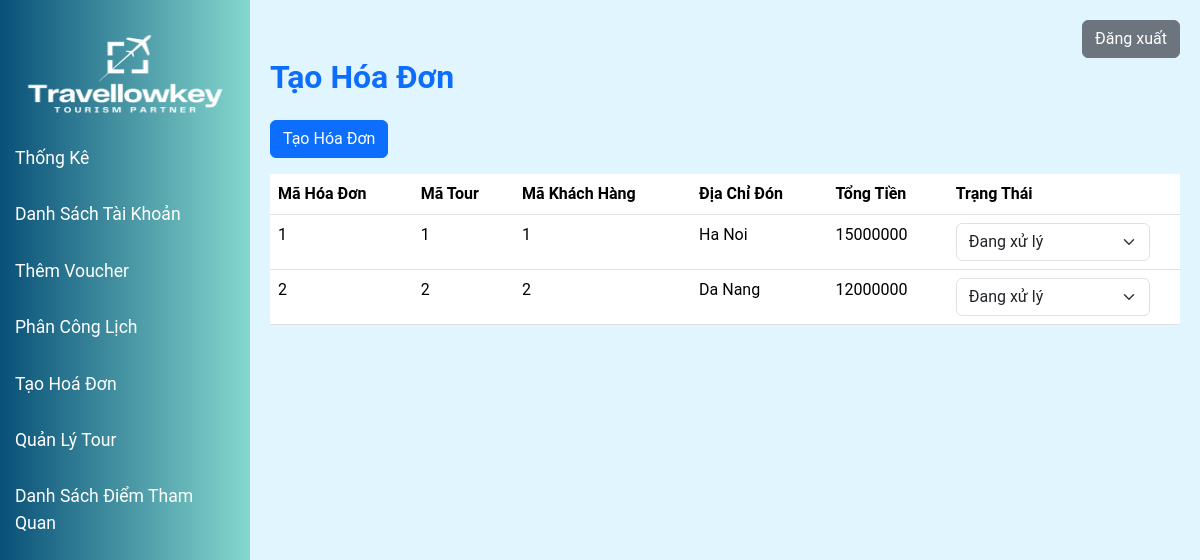
The app's page /modules/manager_home/manager_bill.php with its own data.
### tables this page shows
CREATE TABLE `bill` (
  `billCode` int(11) NOT NULL AUTO_INCREMENT,
  `numberOfPeople` int(11) DEFAULT NULL,
  `address` varchar(255) DEFAULT NULL,
  `total` float DEFAULT NULL,
  `status` varchar(50) DEFAULT NULL,
  `formCode` int(11) DEFAULT NULL,
  `voucherCode` varchar(20) DEFAULT NULL,
  `tourCode` int(11) DEFAULT NULL,
  `customerCode` int(11) DEFAULT NULL,
  PRIMARY KEY (`billCode`),
  KEY `formCode` (`formCode`),
  KEY `voucherCode` (`voucherCode`),
  KEY `tourCode` (`tourCode`),
  KEY `customerCode` (`customerCode`),
  CONSTRAINT `bill_ibfk_1` FOREIGN KEY (`formCode`) REFERENCES `tourbookingform` (`formCode`),
  CONSTRAINT `bill_ibfk_2` FOREIGN KEY (`voucherCode`) REFERENCES `voucher` (`voucherCode`),
  CONSTRAINT `bill_ibfk_3` FOREIGN KEY (`tourCode`) REFERENCES `tour` (`tourCode`),
  CONSTRAINT `bill_ibfk_4` FOREIGN KEY (`customerCode`) REFERENCES `customer` (`customerCode`)
);

### models/mBill.php (called while the page is built, shortened)
<?php
include_once(__DIR__ . "/clsKetNoi.php");
class modelBill
{
    private $conn;
    function __construct()
    {
        $p = new clsKetNoi();
        $this->conn = $p->ketNoiDB();
    }
    function getAllBills()
    {
        if ($this->conn) {
            $query = "SELECT * FROM bill";
            $result = $this->conn->query($query);
            $bills = [];
            while ($row = $result->fetch_assoc()) {
                $bills[] = $row;
            }
            return $bills;
        } else {
            return false;
        }
    }
}

### models/clsKetNoi.php (called while the page is built, shortened)
<?php
class clsKetNoi {
    function ketNoiDB() {
        $this->conn = new mysqli("localhost", "root", "", "ptud");
        return $this->conn;
    }
}
?>

### modules/manager_home/manager_bill.php (the view, shortened to what this page needs)
<?php
include_once("../../models/mBill.php");
$billModel = new modelBill();
$bills = $billModel->getAllBills();
?>
<!DOCTYPE html>
<html lang="vi">
<head>
    <link rel="stylesheet" href="/Tour_management/asset/css/bootstrap.min.css">
    <link rel="stylesheet" href="/Tour_management/asset/css/manager_home.css">
</head>
<body>
    <div class="sidebar">
        <a href="/Tour_management/index.php" style="max-width: 100%;">
            <img id="logo" src="/Tour_management/asset/images/travellowkey_logo.png" alt="Logo">
        </a>
        <a href="/Tour_management/modules/manager_home/manager_home.php">Thống Kê</a>
        <a href="/Tour_management/modules/manager_home/manager_employee.php">Danh Sách Tài Khoản</a>
        <a href="/Tour_management/modules/manager_home/manager_voucher.php">Thêm Voucher</a>
        <a href="/Tour_management/modules/manager_home/assign.php">Phân Công Lịch</a>
        <a href="#">Tạo Hoá Đơn</a>
        <a href="#">Quản Lý Tour</a>
        <a href="#">Danh Sách Điểm Tham Quan</a>
    </div>
    <div class="content">
        <div class="col">
            <div class="text-end">
                <form action="/Tour_management/index.php" method="POST">
                    <button type="submit" name="logout" class="btn btn-secondary">Đăng xuất</button>
                </form>
            </div>
        </div>
        <h2 class="text-primary fw-bold mb-4">Tạo Hóa Đơn</h2>
        <button class="btn btn-primary mb-3" data-bs-toggle="modal" data-bs-target="#createInvoiceModal">Tạo Hóa Đơn</button>
        <div class="row mb-4">
            <div class="col-md-12">
                <table class="table">
                    <thead>
                        <tr>
                            <th scope="col">Mã Hóa Đơn</th>
                            <th scope="col">Mã Tour</th>
                            <th scope="col">Mã Khách Hàng</th>
                            <th scope="col">Địa Chỉ Đón</th>
                            <th scope="col">Tổng Tiền</th>
                            <th scope="col">Trạng Thái</th>
                            <th scope="col"></th>
                        </tr>
                    </thead>
                    <tbody>
                        <?php
                        if ($bills) {
                            foreach ($bills as $bill) {
                                echo '<tr>';
                                echo '<td>' . $bill['billCode'] . '</td>';
                                echo '<td>' . $bill['tourCode'] . '</td>';
                                echo '<td>' . $bill['customerCode'] . '</td>';
                                echo '<td>' . $bill['address'] . '</td>';
                                echo '<td>' . $bill['total'] . '</td>';
                                echo '<td>';
                                echo '<select class="form-select update-status-select" data-bill="' . $bill['billCode'] . '">';
                                echo '<option value="Đang xử lý" ' . ($bill['status'] == 'Đang xử lý' ? 'selected' : '') . '>Đang xử lý</option>';
                                echo '</select>';
                                echo '</td>';
                                echo '<td></td>';
                                echo '</tr>';
                            }
                        } else {
                            echo '<tr><td colspan="6">Không có hóa đơn nào.</td></tr>';
                        }
                        ?>
                    </tbody>
                </table>
            </div>
        </div>
    </div>
</body>
</html>

### asset/css/manager_home.css (style rules this page uses)
body { font-family: 'Roboto', sans-serif; background-color: #e0f7fa; margin: 0; height: 100vh; overflow: hidden; }
.sidebar { height: 100vh; background: linear-gradient(90deg, rgba(8,80,120,1) 0%, rgba(133,216,206,1) 100%) !important; padding-top: 20px; width: 250px; position: fixed; }
.sidebar a { font-size: 1.1rem; color: white; padding: 15px; text-decoration: none; display: block; }
.content { margin-left: 250px; padding: 20px; height: 100vh; overflow-y: auto; background-color: #e1f5fe; }
#logo { max-height: 10vh; width: 100%; display: block; margin: auto; }
.row { display: flex; justify-content: space-between; flex-wrap: wrap; }

### records on screen
bill: billCode "1", tourCode "1", customerCode "1", address "Ha Noi", total "15000000", billCode "Đang xử lý"
bill: billCode "2", tourCode "2", customerCode "2", address "Da Nang", total "12000000", billCode "Đang xử lý"
